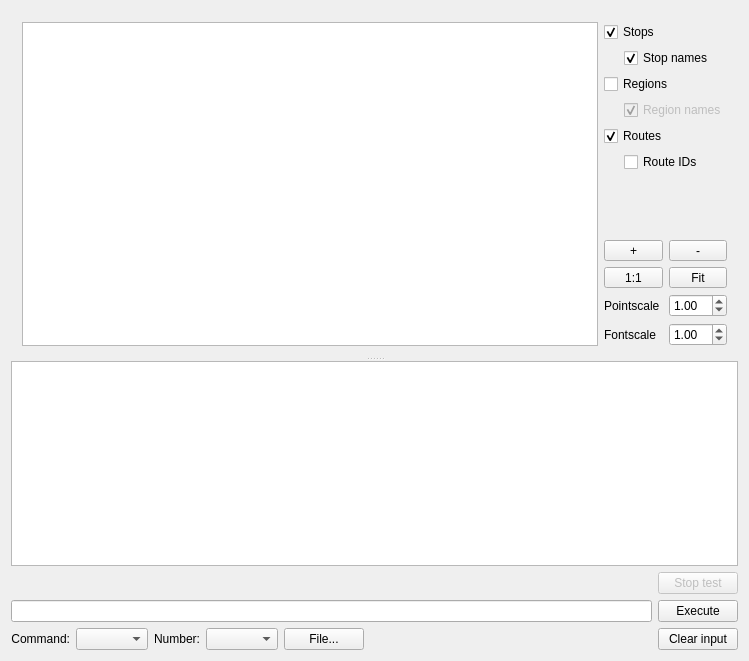
<?xml version="1.0" encoding="UTF-8"?>
<ui version="4.0">
 <class>MainWindow</class>
 <widget class="QMainWindow" name="MainWindow">
  <property name="geometry">
   <rect>
    <x>0</x>
    <y>0</y>
    <width>749</width>
    <height>661</height>
   </rect>
  </property>
  <property name="windowTitle">
   <string>MainWindow</string>
  </property>
  <widget class="QWidget" name="centralWidget">
   <layout class="QVBoxLayout" name="verticalLayout">
    <item>
     <widget class="QSplitter" name="splitter">
      <property name="orientation">
       <enum>Qt::Vertical</enum>
      </property>
      <widget class="QWidget" name="layoutWidget">
       <layout class="QHBoxLayout" name="horizontalLayout_2">
        <item>
         <widget class="QGraphicsView" name="graphics_view">
          <property name="interactive">
           <bool>true</bool>
          </property>
          <property name="dragMode">
           <enum>QGraphicsView::NoDrag</enum>
          </property>
         </widget>
        </item>
        <item>
         <layout class="QVBoxLayout" name="verticalLayout_2">
          <item>
           <widget class="QCheckBox" name="stops_checkbox">
            <property name="text">
             <string>Stops</string>
            </property>
            <property name="checked">
             <bool>true</bool>
            </property>
           </widget>
          </item>
          <item>
           <layout class="QHBoxLayout" name="horizontalLayout_7">
            <item>
             <spacer name="horizontalSpacer_3">
              <property name="orientation">
               <enum>Qt::Horizontal</enum>
              </property>
              <property name="sizeType">
               <enum>QSizePolicy::Fixed</enum>
              </property>
              <property name="sizeHint" stdset="0">
               <size>
                <width>20</width>
                <height>20</height>
               </size>
              </property>
             </spacer>
            </item>
            <item>
             <widget class="QCheckBox" name="stopnames_checkbox">
              <property name="text">
               <string>Stop names</string>
              </property>
              <property name="checked">
               <bool>true</bool>
              </property>
             </widget>
            </item>
           </layout>
          </item>
          <item>
           <widget class="QCheckBox" name="regions_checkbox">
            <property name="text">
             <string>Regions</string>
            </property>
            <property name="checked">
             <bool>false</bool>
            </property>
           </widget>
          </item>
          <item>
           <layout class="QHBoxLayout" name="horizontalLayout_8">
            <item>
             <spacer name="horizontalSpacer_4">
              <property name="orientation">
               <enum>Qt::Horizontal</enum>
              </property>
              <property name="sizeType">
               <enum>QSizePolicy::Fixed</enum>
              </property>
              <property name="sizeHint" stdset="0">
               <size>
                <width>20</width>
                <height>20</height>
               </size>
              </property>
             </spacer>
            </item>
            <item>
             <widget class="QCheckBox" name="regionnames_checkbox">
              <property name="enabled">
               <bool>false</bool>
              </property>
              <property name="text">
               <string>Region names</string>
              </property>
              <property name="checked">
               <bool>true</bool>
              </property>
             </widget>
            </item>
           </layout>
          </item>
          <item>
           <widget class="QCheckBox" name="routes_checkbox">
            <property name="text">
             <string>Routes</string>
            </property>
            <property name="checked">
             <bool>true</bool>
            </property>
           </widget>
          </item>
          <item>
           <layout class="QHBoxLayout" name="horizontalLayout_6">
            <item>
             <spacer name="horizontalSpacer_2">
              <property name="orientation">
               <enum>Qt::Horizontal</enum>
              </property>
              <property name="sizeType">
               <enum>QSizePolicy::Fixed</enum>
              </property>
              <property name="sizeHint" stdset="0">
               <size>
                <width>20</width>
                <height>20</height>
               </size>
              </property>
             </spacer>
            </item>
            <item>
             <layout class="QVBoxLayout" name="verticalLayout_5">
              <item>
               <widget class="QCheckBox" name="routeids_checkbox">
                <property name="text">
                 <string>Route IDs</string>
                </property>
               </widget>
              </item>
             </layout>
            </item>
           </layout>
          </item>
          <item>
           <spacer name="verticalSpacer">
            <property name="orientation">
             <enum>Qt::Vertical</enum>
            </property>
            <property name="sizeHint" stdset="0">
             <size>
              <width>20</width>
              <height>40</height>
             </size>
            </property>
           </spacer>
          </item>
          <item>
           <layout class="QHBoxLayout" name="horizontalLayout_3">
            <item>
             <widget class="QToolButton" name="zoom_plus">
              <property name="sizePolicy">
               <sizepolicy hsizetype="Preferred" vsizetype="Fixed">
                <horstretch>0</horstretch>
                <verstretch>0</verstretch>
               </sizepolicy>
              </property>
              <property name="text">
               <string>+</string>
              </property>
             </widget>
            </item>
            <item>
             <widget class="QToolButton" name="zoom_minus">
              <property name="sizePolicy">
               <sizepolicy hsizetype="Preferred" vsizetype="Fixed">
                <horstretch>0</horstretch>
                <verstretch>0</verstretch>
               </sizepolicy>
              </property>
              <property name="text">
               <string>-</string>
              </property>
             </widget>
            </item>
           </layout>
          </item>
          <item>
           <layout class="QHBoxLayout" name="horizontalLayout_4">
            <item>
             <widget class="QToolButton" name="zoom_1">
              <property name="sizePolicy">
               <sizepolicy hsizetype="Preferred" vsizetype="Fixed">
                <horstretch>0</horstretch>
                <verstretch>0</verstretch>
               </sizepolicy>
              </property>
              <property name="text">
               <string>1:1</string>
              </property>
             </widget>
            </item>
            <item>
             <widget class="QToolButton" name="zoom_fit">
              <property name="sizePolicy">
               <sizepolicy hsizetype="Preferred" vsizetype="Fixed">
                <horstretch>0</horstretch>
                <verstretch>0</verstretch>
               </sizepolicy>
              </property>
              <property name="text">
               <string>Fit</string>
              </property>
             </widget>
            </item>
           </layout>
          </item>
          <item>
           <layout class="QHBoxLayout" name="horizontalLayout_10">
            <item>
             <widget class="QLabel" name="label_4">
              <property name="text">
               <string>Pointscale</string>
              </property>
             </widget>
            </item>
            <item>
             <widget class="QDoubleSpinBox" name="pointscale">
              <property name="minimum">
               <double>0.010000000000000</double>
              </property>
              <property name="singleStep">
               <double>0.100000000000000</double>
              </property>
              <property name="value">
               <double>1.000000000000000</double>
              </property>
             </widget>
            </item>
           </layout>
          </item>
          <item>
           <layout class="QHBoxLayout" name="horizontalLayout_9">
            <item>
             <widget class="QLabel" name="label_3">
              <property name="text">
               <string>Fontscale</string>
              </property>
             </widget>
            </item>
            <item>
             <widget class="QDoubleSpinBox" name="fontscale">
              <property name="minimum">
               <double>0.010000000000000</double>
              </property>
              <property name="singleStep">
               <double>0.100000000000000</double>
              </property>
              <property name="value">
               <double>1.000000000000000</double>
              </property>
             </widget>
            </item>
           </layout>
          </item>
         </layout>
        </item>
       </layout>
      </widget>
      <widget class="QPlainTextEdit" name="output">
       <property name="undoRedoEnabled">
        <bool>false</bool>
       </property>
       <property name="lineWrapMode">
        <enum>QPlainTextEdit::NoWrap</enum>
       </property>
      </widget>
     </widget>
    </item>
    <item>
     <layout class="QHBoxLayout" name="horizontalLayout_5">
      <item>
       <layout class="QVBoxLayout" name="verticalLayout_4">
        <item>
         <widget class="QLabel" name="cmd_info_text">
          <property name="sizePolicy">
           <sizepolicy hsizetype="Preferred" vsizetype="Preferred">
            <horstretch>0</horstretch>
            <verstretch>0</verstretch>
           </sizepolicy>
          </property>
          <property name="text">
           <string/>
          </property>
         </widget>
        </item>
        <item>
         <widget class="QLineEdit" name="lineEdit"/>
        </item>
        <item>
         <layout class="QHBoxLayout" name="horizontalLayout">
          <item>
           <widget class="QLabel" name="label">
            <property name="sizePolicy">
             <sizepolicy hsizetype="Fixed" vsizetype="Preferred">
              <horstretch>0</horstretch>
              <verstretch>0</verstretch>
             </sizepolicy>
            </property>
            <property name="text">
             <string>Command:</string>
            </property>
            <property name="alignment">
             <set>Qt::AlignRight|Qt::AlignTrailing|Qt::AlignVCenter</set>
            </property>
           </widget>
          </item>
          <item>
           <widget class="QComboBox" name="cmd_select"/>
          </item>
          <item>
           <widget class="QLabel" name="label_2">
            <property name="sizePolicy">
             <sizepolicy hsizetype="Fixed" vsizetype="Preferred">
              <horstretch>0</horstretch>
              <verstretch>0</verstretch>
             </sizepolicy>
            </property>
            <property name="text">
             <string>Number:</string>
            </property>
            <property name="alignment">
             <set>Qt::AlignRight|Qt::AlignTrailing|Qt::AlignVCenter</set>
            </property>
           </widget>
          </item>
          <item>
           <widget class="QComboBox" name="number_select"/>
          </item>
          <item>
           <widget class="QPushButton" name="file_button">
            <property name="text">
             <string>File...</string>
            </property>
           </widget>
          </item>
          <item>
           <spacer name="horizontalSpacer">
            <property name="orientation">
             <enum>Qt::Horizontal</enum>
            </property>
            <property name="sizeHint" stdset="0">
             <size>
              <width>40</width>
              <height>20</height>
             </size>
            </property>
           </spacer>
          </item>
         </layout>
        </item>
       </layout>
      </item>
      <item>
       <layout class="QVBoxLayout" name="verticalLayout_3">
        <item>
         <widget class="QPushButton" name="stop_button">
          <property name="enabled">
           <bool>false</bool>
          </property>
          <property name="text">
           <string>Stop test</string>
          </property>
         </widget>
        </item>
        <item>
         <widget class="QPushButton" name="execute_button">
          <property name="text">
           <string>Execute</string>
          </property>
         </widget>
        </item>
        <item>
         <widget class="QPushButton" name="clear_input_button">
          <property name="text">
           <string>Clear input</string>
          </property>
         </widget>
        </item>
       </layout>
      </item>
     </layout>
    </item>
   </layout>
  </widget>
 </widget>
 <layoutdefault spacing="6" margin="11"/>
 <resources/>
 <connections/>
</ui>
